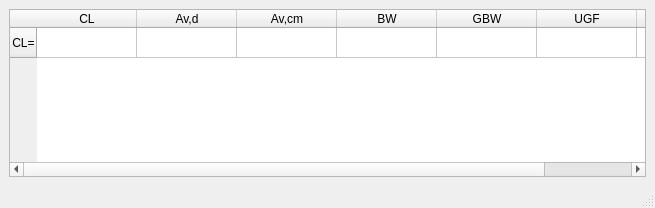
<?xml version="1.0" encoding="UTF-8"?>
<ui version="4.0">
 <class>Table_of_results</class>
 <widget class="QMainWindow" name="Table_of_results">
  <property name="geometry">
   <rect>
    <x>0</x>
    <y>0</y>
    <width>655</width>
    <height>208</height>
   </rect>
  </property>
  <property name="windowTitle">
   <string>Table of Results</string>
  </property>
  <widget class="QWidget" name="centralwidget">
   <layout class="QVBoxLayout" name="verticalLayout">
    <item>
     <widget class="QTableWidget" name="tableWidget">
      <row>
       <property name="text">
        <string>CL=</string>
       </property>
       <property name="textAlignment">
        <set>AlignCenter</set>
       </property>
      </row>
      <column>
       <property name="text">
        <string>CL</string>
       </property>
       <property name="toolTip">
        <string>Capacitive Load Value</string>
       </property>
       <property name="textAlignment">
        <set>AlignCenter</set>
       </property>
      </column>
      <column>
       <property name="text">
        <string>Av,d</string>
       </property>
       <property name="toolTip">
        <string>Differential Gain</string>
       </property>
       <property name="textAlignment">
        <set>AlignCenter</set>
       </property>
      </column>
      <column>
       <property name="text">
        <string>Av,cm</string>
       </property>
       <property name="toolTip">
        <string>Common Mode Gain</string>
       </property>
       <property name="textAlignment">
        <set>AlignCenter</set>
       </property>
      </column>
      <column>
       <property name="text">
        <string>BW</string>
       </property>
       <property name="toolTip">
        <string>Bandwidth</string>
       </property>
       <property name="textAlignment">
        <set>AlignCenter</set>
       </property>
      </column>
      <column>
       <property name="text">
        <string>GBW</string>
       </property>
       <property name="toolTip">
        <string>Gain Bandwidth</string>
       </property>
       <property name="textAlignment">
        <set>AlignCenter</set>
       </property>
      </column>
      <column>
       <property name="text">
        <string>UGF</string>
       </property>
       <property name="toolTip">
        <string>Unity Gain Frequency</string>
       </property>
       <property name="textAlignment">
        <set>AlignCenter</set>
       </property>
      </column>
      <column>
       <property name="text">
        <string>CMRR</string>
       </property>
       <property name="textAlignment">
        <set>AlignCenter</set>
       </property>
      </column>
      <item row="0" column="0">
       <property name="text">
        <string/>
       </property>
       <property name="flags">
        <set>ItemIsSelectable|ItemIsEditable|ItemIsDragEnabled|ItemIsDropEnabled|ItemIsUserCheckable</set>
       </property>
      </item>
      <item row="0" column="1">
       <property name="text">
        <string/>
       </property>
       <property name="flags">
        <set>ItemIsSelectable|ItemIsEditable|ItemIsDragEnabled|ItemIsDropEnabled|ItemIsUserCheckable</set>
       </property>
      </item>
      <item row="0" column="2">
       <property name="text">
        <string/>
       </property>
       <property name="flags">
        <set>ItemIsSelectable|ItemIsEditable|ItemIsDragEnabled|ItemIsDropEnabled|ItemIsUserCheckable</set>
       </property>
      </item>
      <item row="0" column="3">
       <property name="text">
        <string/>
       </property>
       <property name="flags">
        <set>ItemIsSelectable|ItemIsEditable|ItemIsDragEnabled|ItemIsDropEnabled|ItemIsUserCheckable</set>
       </property>
      </item>
      <item row="0" column="4">
       <property name="text">
        <string/>
       </property>
       <property name="flags">
        <set>ItemIsSelectable|ItemIsEditable|ItemIsDragEnabled|ItemIsDropEnabled|ItemIsUserCheckable</set>
       </property>
      </item>
      <item row="0" column="5">
       <property name="text">
        <string/>
       </property>
       <property name="flags">
        <set>ItemIsSelectable|ItemIsEditable|ItemIsDragEnabled|ItemIsDropEnabled|ItemIsUserCheckable</set>
       </property>
      </item>
      <item row="0" column="6">
       <property name="flags">
        <set>ItemIsSelectable|ItemIsEditable|ItemIsDragEnabled|ItemIsDropEnabled|ItemIsUserCheckable</set>
       </property>
      </item>
     </widget>
    </item>
   </layout>
  </widget>
  <widget class="QMenuBar" name="menubar">
   <property name="geometry">
    <rect>
     <x>0</x>
     <y>0</y>
     <width>655</width>
     <height>21</height>
    </rect>
   </property>
  </widget>
  <widget class="QStatusBar" name="statusbar"/>
 </widget>
 <resources/>
 <connections/>
</ui>
